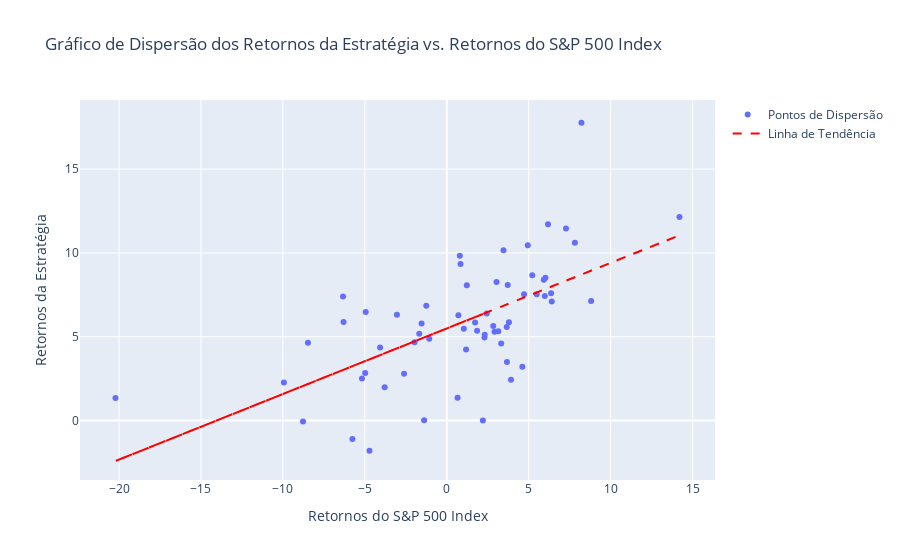

This figure's notebook cell:
### Markdown cell above
##### **Gráfico de dispersão (Adicionar área / intervalo de confiança para a linha de tendencia)**

### Code cell
# 
fig = go.Figure(data=go.Scatter(
    #
    x=sp500_index_period_returns,
    #
    y=average_monthly_results,
    #
    mode='markers',
    name="Pontos de Dispersão"
))

# Calcula a linha de tendência (regressão linear)
slope, intercept = np.polyfit(sp500_index_period_returns, average_monthly_results, 1)  # Retorna o coeficiente angular (slope) e o intercept
line = slope * sp500_index_period_returns + intercept  # Equação da linha de tendência

# Adiciona a linha de tendência
fig.add_trace(go.Scatter(
    x= sp500_index_period_returns, 
    y=line, 
    mode='lines', 
    name='Linha de Tendência', 
    line=dict(color='red', width=2, dash='dash')
))

# Adiciona títulos e rótulos
fig.update_layout(
    title="Gráfico de Dispersão dos Retornos da Estratégia vs. Retornos do S&P 500 Index",
    xaxis_title="Retornos do S&P 500 Index",
    yaxis_title="Retornos da Estratégia"
)

# Exibe o gráfico
fig.show()

### Figure 1 — Plotly figure (JSON) as saved in the notebook; plotly's stock layout.template omitted (floating-point values rounded to 4 significant figures)
{"data": [{"mode": "markers", "name": "Pontos de Dispersão", "type": "scatter", "x": [2.203, 3.657, -1.68, 1.726, 2.915, -1.966, 5.491, -3.042, 4.611, 1.04, 3.141, 1.849, -6.331, -20.21, 14.2, 7.275, -1.539, 5.919, 6.404, -3.789, 6.176, 4.94, 3.67, 1.222, 3.458, 0.795, 3.718, -2.609, 3.034, 2.834, 1.177, 2.299, -4.98, 5.983, -1.384, 6.02, -9.941, -1.071, 3.794, -6.301, -4.945, -4.717, 5.216, 7.817, -8.773, -8.473, 8.217, 0.8382, -1.253, 2.439, -5.758, 6.364, 0.7077, 3.92, 3.32, 2.313, 0.6595, -5.174, -4.07, 8.807, 4.714], "y": [0, 5.577, 5.179, 5.855, 5.292, 4.676, 7.534, 6.312, 3.208, 5.47, 5.327, 5.361, 7.396, 1.349, 12.15, 11.45, 5.793, 8.403, 7.097, 1.983, 11.71, 10.47, 3.49, 8.072, 10.17, 9.835, 8.095, 2.786, 8.263, 5.638, 4.237, 4.953, 2.83, 7.429, 0.0238, 8.526, 2.268, 4.881, 5.863, 5.883, 6.479, -1.797, 8.676, 10.6, -0.06188, 4.641, 17.77, 9.335, 6.848, 6.383, -1.095, 7.598, 6.289, 2.43, 4.592, 5.113, 1.365, 2.503, 4.364, 7.13, 7.537]}, {"line": {"color": "red", "dash": "dash", "width": 2}, "mode": "lines", "name": "Linha de Tendência", "type": "scatter", "x": [2.203, 3.657, -1.68, 1.726, 2.915, -1.966, 5.491, -3.042, 4.611, 1.04, 3.141, 1.849, -6.331, -20.21, 14.2, 7.275, -1.539, 5.919, 6.404, -3.789, 6.176, 4.94, 3.67, 1.222, 3.458, 0.795, 3.718, -2.609, 3.034, 2.834, 1.177, 2.299, -4.98, 5.983, -1.384, 6.02, -9.941, -1.071, 3.794, -6.301, -4.945, -4.717, 5.216, 7.817, -8.773, -8.473, 8.217, 0.8382, -1.253, 2.439, -5.758, 6.364, 0.7077, 3.92, 3.32, 2.313, 0.6595, -5.174, -4.07, 8.807, 4.714], "y": [6.359, 6.928, 4.839, 6.172, 6.637, 4.727, 7.645, 4.306, 7.301, 5.903, 6.726, 6.22, 3.019, -2.415, 11.05, 8.343, 4.894, 7.813, 8.003, 4.013, 7.913, 7.43, 6.933, 5.975, 6.85, 5.807, 6.951, 4.475, 6.684, 6.606, 5.957, 6.396, 3.547, 7.838, 4.955, 7.852, 1.606, 5.077, 6.981, 3.03, 3.561, 3.65, 7.538, 8.556, 2.063, 2.18, 8.712, 5.824, 5.006, 6.451, 3.243, 7.987, 5.773, 7.031, 6.796, 6.402, 5.754, 3.471, 3.904, 8.943, 7.341]}], "layout": {"title": {"text": "Gráfico de Dispersão dos Retornos da Estratégia vs. Retornos do S&P 500 Index"}, "xaxis": {"title": {"text": "Retornos do S&P 500 Index"}}, "yaxis": {"title": {"text": "Retornos da Estratégia"}}}}
